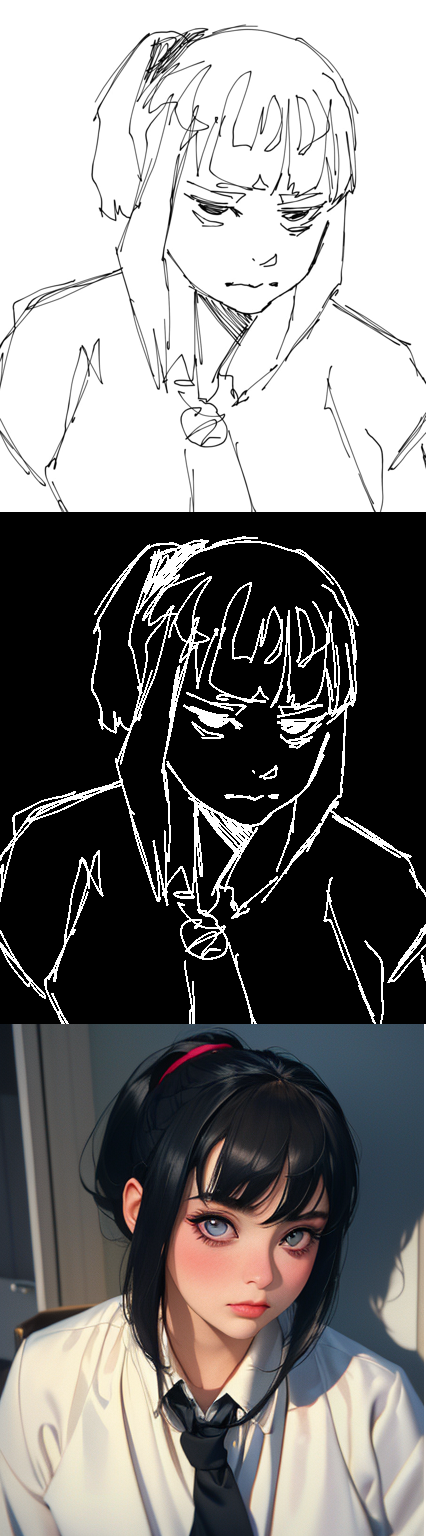
#> input picture .showcase/sk2img.png, 426 x 1536 px; its folder holds only this picture in this run
$ python -i Fns.py   (imports and definitions only)
#> lines starting #> are read from the running program, lines starting #| are printed output that depends on the picture; after the words box and inside, x2 and y2 are one past the last pixel; in counts of white or black regions, pixels touching at a corner belong together
import os
import PIL.ImageOps
from PIL import Image

def process_image(
    image_path: str, output_path: str = None,
    thumbnail_size: tuple = (512, 768), threshold: int = 240, verbose: bool = True):

#> called with image_path = '../.showcase/sk2img.png', thumbnail_size = (512, 768), threshold = 240, verbose = True
    save = True if output_path else False

    file_name = image_path.split('/')[-1].split('.')[0]
    image_file = Image.open(image_path)
#> image_file is the input picture: PIL image 426x1536 RGB; mean R, G, B 128.1, 126.3, 125.5

    if image_file.mode == 'RGBA':
        # Create a blank white image with the same size
        white_background = Image.new('RGBA', image_file.size, (250, 250, 250, 250))
        # Paste the PNG image onto the white background, using itself as the mask
        white_background.paste(image_file, (0, 0), image_file)
        # Convert to RGB to discard the alpha channel
        image_file = white_background.convert('RGB')

    # image_file.thumbnail((768, 768))
    image_file.thumbnail(thumbnail_size)
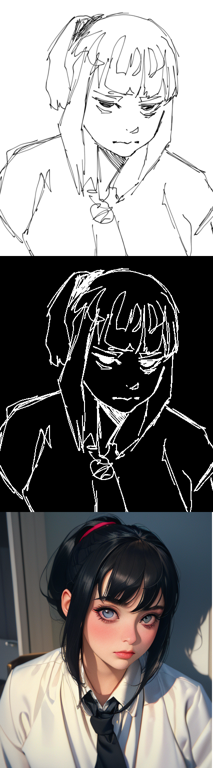
#> image_file: PIL image 213x768 RGB; mean R, G, B 128.1, 126.4, 125.6
    image_file_rs = image_file.convert('L')
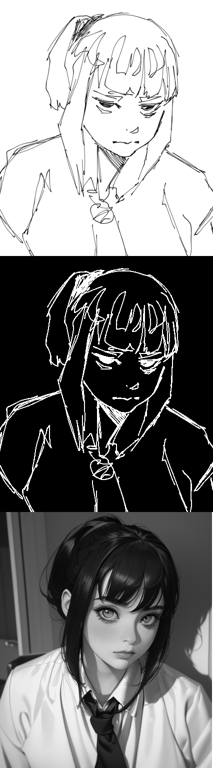
#> image_file_rs: PIL image 213x768 L; min 0, max 255, mean 126.8

    # Apply the threshold to each pixel
    image_file_bw = image_file_rs.point(lambda x: 0 if x > threshold else 255)
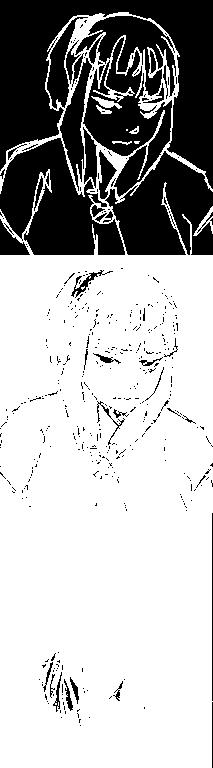
#> image_file_bw: PIL image 213x768 L; 70.1% white; 464 black regions (419 under 20 px), largest, box (x1, y1, x2, y2) and area: (0, 0, 213, 189) 16308, (0, 138, 125, 255) 8338, (105, 151, 213, 255) 7143

    # Save processed image
    if save:
        output_rs_file_path = os.path.join( output_path, f'rs_{file_name}.png' )
        output_bw_file_path = os.path.join( output_path, f'bw_{file_name}.png' )
        if verbose:
            print(f"[+] Saving: {image_path} -> {output_rs_file_path}")
            print(f"[+] Saving: {image_path} -> {output_bw_file_path}")
        image_file_rs.save(output_rs_file_path)
        image_file_bw.save(output_bw_file_path)

    return image_file_bw

def file_chooser(search_path):
    candidate_paths = [os.path.join(search_path, filename) for filename in os.listdir(search_path)]
    if len(candidate_paths) == 1:
        return candidate_paths[0]
    for i, candidate_path in enumerate(candidate_paths):
        print(f"[{i}] {candidate_path}")
    ix = int(input("[!] Choose a file: "))
    return candidate_paths[ix]

>>> result = process_image('../.showcase/sk2img.png')
